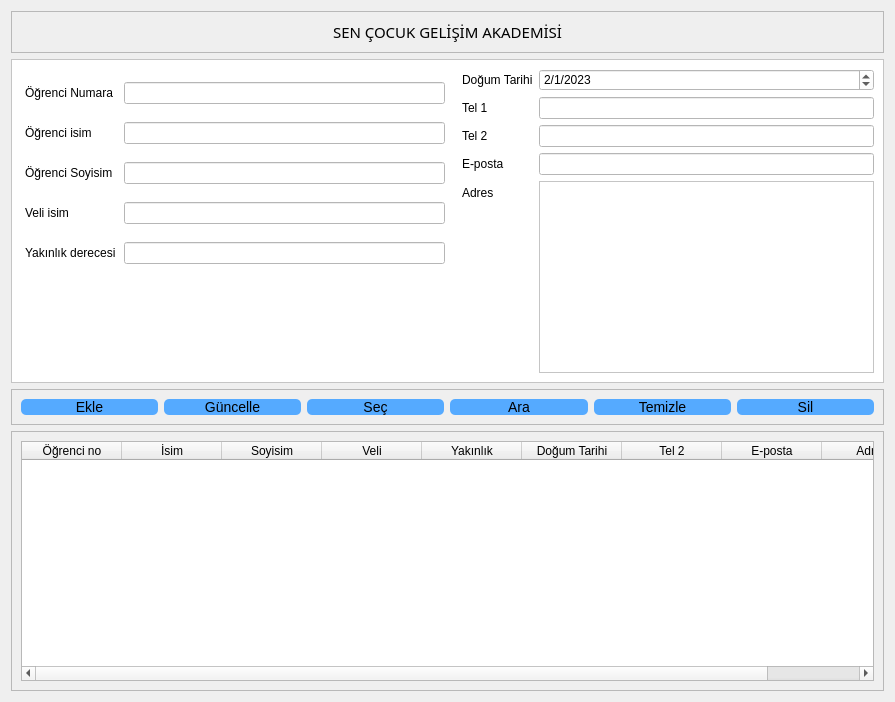
<?xml version="1.0" encoding="UTF-8"?>
<ui version="4.0">
 <class>Form</class>
 <widget class="QWidget" name="Form">
  <property name="geometry">
   <rect>
    <x>0</x>
    <y>0</y>
    <width>895</width>
    <height>702</height>
   </rect>
  </property>
  <property name="font">
   <font>
    <pointsize>9</pointsize>
   </font>
  </property>
  <property name="windowTitle">
   <string>Bilgi Sistemi</string>
  </property>
  <layout class="QVBoxLayout" name="verticalLayout">
   <item>
    <widget class="QFrame" name="title_frame">
     <property name="frameShape">
      <enum>QFrame::StyledPanel</enum>
     </property>
     <property name="frameShadow">
      <enum>QFrame::Raised</enum>
     </property>
     <layout class="QGridLayout" name="gridLayout">
      <item row="0" column="0">
       <widget class="QLabel" name="label">
        <property name="font">
         <font>
          <family>Poor Richard</family>
          <pointsize>11</pointsize>
         </font>
        </property>
        <property name="text">
         <string>SEN ÇOCUK GELİŞİM AKADEMİSİ</string>
        </property>
        <property name="alignment">
         <set>Qt::AlignCenter</set>
        </property>
       </widget>
      </item>
     </layout>
    </widget>
   </item>
   <item>
    <widget class="QFrame" name="info_frame">
     <property name="styleSheet">
      <string notr="true">background-color: rgb(255, 255, 255);</string>
     </property>
     <property name="frameShape">
      <enum>QFrame::StyledPanel</enum>
     </property>
     <property name="frameShadow">
      <enum>QFrame::Raised</enum>
     </property>
     <layout class="QHBoxLayout" name="horizontalLayout">
      <item>
       <layout class="QFormLayout" name="formLayout">
        <property name="horizontalSpacing">
         <number>8</number>
        </property>
        <property name="verticalSpacing">
         <number>18</number>
        </property>
        <property name="leftMargin">
         <number>4</number>
        </property>
        <property name="topMargin">
         <number>13</number>
        </property>
        <item row="0" column="0">
         <widget class="QLabel" name="label_2">
          <property name="font">
           <font>
            <pointsize>9</pointsize>
           </font>
          </property>
          <property name="text">
           <string>Öğrenci Numara</string>
          </property>
         </widget>
        </item>
        <item row="0" column="1">
         <widget class="QLineEdit" name="lineEdit_no"/>
        </item>
        <item row="1" column="0">
         <widget class="QLabel" name="label_3">
          <property name="font">
           <font>
            <pointsize>9</pointsize>
           </font>
          </property>
          <property name="text">
           <string>Öğrenci isim</string>
          </property>
         </widget>
        </item>
        <item row="2" column="0">
         <widget class="QLabel" name="label_4">
          <property name="font">
           <font>
            <pointsize>9</pointsize>
           </font>
          </property>
          <property name="text">
           <string>Öğrenci Soyisim</string>
          </property>
         </widget>
        </item>
        <item row="3" column="0">
         <widget class="QLabel" name="label_5">
          <property name="font">
           <font>
            <pointsize>9</pointsize>
           </font>
          </property>
          <property name="text">
           <string>Veli isim</string>
          </property>
         </widget>
        </item>
        <item row="4" column="0">
         <widget class="QLabel" name="label_6">
          <property name="font">
           <font>
            <pointsize>9</pointsize>
           </font>
          </property>
          <property name="text">
           <string>Yakınlık derecesi</string>
          </property>
         </widget>
        </item>
        <item row="1" column="1">
         <widget class="QLineEdit" name="lineEdit_isim"/>
        </item>
        <item row="2" column="1">
         <widget class="QLineEdit" name="lineEdit_soyisim"/>
        </item>
        <item row="3" column="1">
         <widget class="QLineEdit" name="lineEdit_veli"/>
        </item>
        <item row="4" column="1">
         <widget class="QLineEdit" name="lineEdit_yakinlik"/>
        </item>
       </layout>
      </item>
      <item>
       <layout class="QFormLayout" name="formLayout_2">
        <property name="leftMargin">
         <number>11</number>
        </property>
        <item row="0" column="0">
         <widget class="QLabel" name="label_7">
          <property name="text">
           <string>Doğum Tarihi</string>
          </property>
         </widget>
        </item>
        <item row="1" column="0">
         <widget class="QLabel" name="label_8">
          <property name="text">
           <string>Tel 1</string>
          </property>
         </widget>
        </item>
        <item row="2" column="0">
         <widget class="QLabel" name="label_9">
          <property name="text">
           <string>Tel 2</string>
          </property>
         </widget>
        </item>
        <item row="3" column="0">
         <widget class="QLabel" name="label_10">
          <property name="text">
           <string>E-posta</string>
          </property>
         </widget>
        </item>
        <item row="4" column="0">
         <widget class="QLabel" name="label_11">
          <property name="text">
           <string>Adres</string>
          </property>
         </widget>
        </item>
        <item row="0" column="1">
         <widget class="QDateEdit" name="dateEdit">
          <property name="dateTime">
           <datetime>
            <hour>0</hour>
            <minute>0</minute>
            <second>0</second>
            <year>2023</year>
            <month>1</month>
            <day>2</day>
           </datetime>
          </property>
          <property name="currentSection">
           <enum>QDateTimeEdit::DaySection</enum>
          </property>
          <property name="displayFormat">
           <string>d/M/yyyy</string>
          </property>
         </widget>
        </item>
        <item row="1" column="1">
         <widget class="QLineEdit" name="lineEdit_tel1"/>
        </item>
        <item row="2" column="1">
         <widget class="QLineEdit" name="lineEdit_tel2"/>
        </item>
        <item row="3" column="1">
         <widget class="QLineEdit" name="lineEdit_eposta"/>
        </item>
        <item row="4" column="1">
         <widget class="QTextEdit" name="textEdit_adres"/>
        </item>
       </layout>
      </item>
     </layout>
    </widget>
   </item>
   <item>
    <widget class="QFrame" name="func_frame">
     <property name="font">
      <font>
       <pointsize>8</pointsize>
      </font>
     </property>
     <property name="styleSheet">
      <string notr="true">#func_frame QPushButton{
border-radius:5px;
font-size:14px;
background-color: rgb(85, 170, 255);
}
#func_frame QPushButton:hover{
border-color:rgb(85,0,255);
font-size:15px;
}</string>
     </property>
     <property name="frameShape">
      <enum>QFrame::StyledPanel</enum>
     </property>
     <property name="frameShadow">
      <enum>QFrame::Raised</enum>
     </property>
     <layout class="QHBoxLayout" name="horizontalLayout_3">
      <item>
       <layout class="QHBoxLayout" name="horizontalLayout_2">
        <item>
         <widget class="QPushButton" name="pushButton_ekle">
          <property name="text">
           <string>Ekle</string>
          </property>
          <property name="icon">
           <iconset>
            <normaloff>icons/add.svg</normaloff>icons/add.svg</iconset>
          </property>
         </widget>
        </item>
        <item>
         <widget class="QPushButton" name="pushButton_guncelle">
          <property name="text">
           <string>Güncelle</string>
          </property>
          <property name="icon">
           <iconset>
            <normaloff>icons/sync.svg</normaloff>icons/sync.svg</iconset>
          </property>
         </widget>
        </item>
        <item>
         <widget class="QPushButton" name="pushButton_sec">
          <property name="text">
           <string>Seç</string>
          </property>
          <property name="icon">
           <iconset>
            <normaloff>icons/select.svg</normaloff>icons/select.svg</iconset>
          </property>
         </widget>
        </item>
        <item>
         <widget class="QPushButton" name="pushButton_ara">
          <property name="text">
           <string>Ara</string>
          </property>
          <property name="icon">
           <iconset>
            <normaloff>icons/search.svg</normaloff>icons/search.svg</iconset>
          </property>
         </widget>
        </item>
        <item>
         <widget class="QPushButton" name="pushButton_temizle">
          <property name="text">
           <string>Temizle</string>
          </property>
          <property name="icon">
           <iconset>
            <normaloff>icons/clear.svg</normaloff>icons/clear.svg</iconset>
          </property>
         </widget>
        </item>
        <item>
         <widget class="QPushButton" name="pushButton_sil">
          <property name="text">
           <string>Sil</string>
          </property>
          <property name="icon">
           <iconset>
            <normaloff>icons/delete.svg</normaloff>icons/delete.svg</iconset>
          </property>
         </widget>
        </item>
       </layout>
      </item>
     </layout>
    </widget>
   </item>
   <item>
    <widget class="QFrame" name="table_frame">
     <property name="frameShape">
      <enum>QFrame::StyledPanel</enum>
     </property>
     <property name="frameShadow">
      <enum>QFrame::Raised</enum>
     </property>
     <layout class="QGridLayout" name="gridLayout_2">
      <item row="0" column="0">
       <widget class="QTableWidget" name="tableWidget">
        <column>
         <property name="text">
          <string>Öğrenci no</string>
         </property>
        </column>
        <column>
         <property name="text">
          <string>İsim</string>
         </property>
        </column>
        <column>
         <property name="text">
          <string>Soyisim</string>
         </property>
        </column>
        <column>
         <property name="text">
          <string>Veli</string>
         </property>
        </column>
        <column>
         <property name="text">
          <string>Yakınlık</string>
         </property>
        </column>
        <column>
         <property name="text">
          <string>Doğum Tarihi</string>
         </property>
        </column>
        <column>
         <property name="text">
          <string>Tel 2</string>
         </property>
        </column>
        <column>
         <property name="text">
          <string>E-posta</string>
         </property>
        </column>
        <column>
         <property name="text">
          <string>Adres</string>
         </property>
        </column>
       </widget>
      </item>
     </layout>
    </widget>
   </item>
  </layout>
 </widget>
 <resources/>
 <connections/>
</ui>
